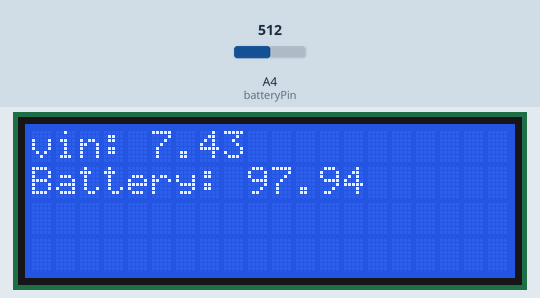
This sketch was run on a simulated Arduino Uno, built with avr-gcc and run on an emulated ATmega328P. On the bench: 20×4 character LCD. The inputs (shaded band) are chosen by the test bench; at power-on: A4 (batteryPin) = 512.

Above: at 1.7 s.
1.8 s: A4 (batteryPin) set to 716
At 3.1 s:
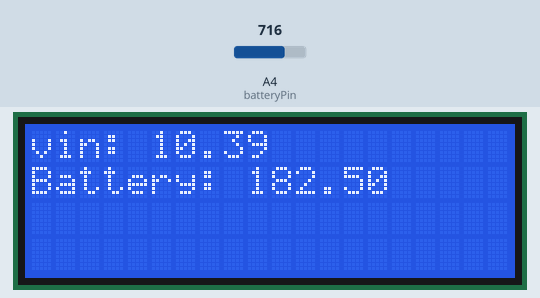
3.5 s: A4 (batteryPin) set to 900
At 4.7 s:
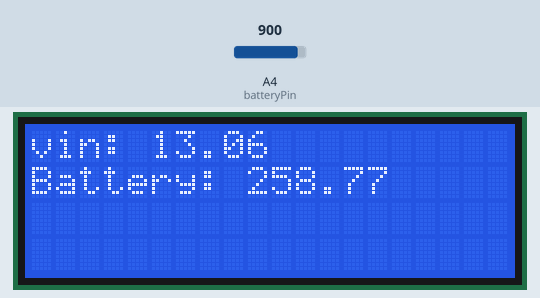
5.0 s: A4 (batteryPin) set to 1023
At 6.4 s:
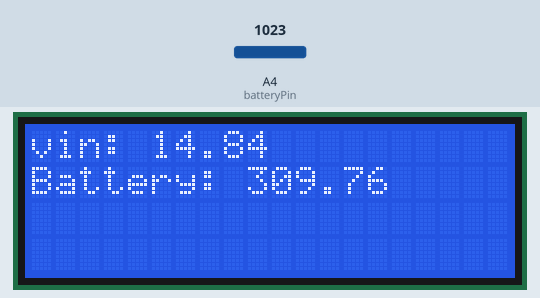
Timing chart, 0 to 8.0 s (numbered marks = the images above; inputs shaded):
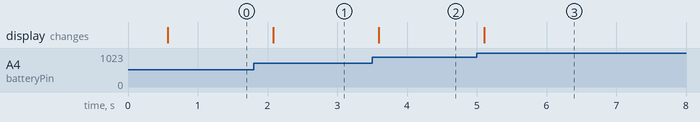

The sketch:

BatteryTest.ino
```cpp
#define batteryPin A4
//Voltage divider resistors
#define R1 9938.0
#define R2 5049.0
//Battery levels
#define minBattery 4.0
#define maxBattery 7.5
#define updatedMaxRange 3.5
float reading, voltage, vin, percent;

// include the library code:
#include <LiquidCrystal.h>

// initialize the library by associating any needed LCD interface pin
// with the arduino pin number it is connected to
const int rs = 22, en = 13, d4 = 12, d5 = 24, d6 = 11, d7 = 26;
LiquidCrystal lcd(rs, en, d4, d5, d6, d7);

void setup() {
  Serial.begin(115200);
  lcd.begin(20, 4);
  lcd.setCursor(0, 0);
  delay(500);
}

void loop() {
  reading = analogRead(batteryPin);
  voltage = (reading * 5.0) / 1023.0;
  vin = voltage * ((R1 + R2)/R2);
  //Serial.print(vin);
  //Mapping vin to percentage
  percent = ((vin-4.0)/updatedMaxRange) * 100;
  //  if (percent < 10.0){
  //    Serial.println("Low Battery");
  //  } else {
  //    Serial.println(percent);
  //  }
  lcd.setCursor(0, 0);
  lcd.print("vin: ");
  lcd.print(vin);
  lcd.setCursor(0, 1);
  lcd.print("Battery: ");
  lcd.print(percent);
  delay(500);
}
```

Measured:
- after the input at 1.8 s, the display: changes after 0.28 s (image 1)
- after the input at 3.5 s, the display: changes after 0.09 s (image 2)
- after the input at 5.0 s, the display: changes after 0.11 s (image 3)
